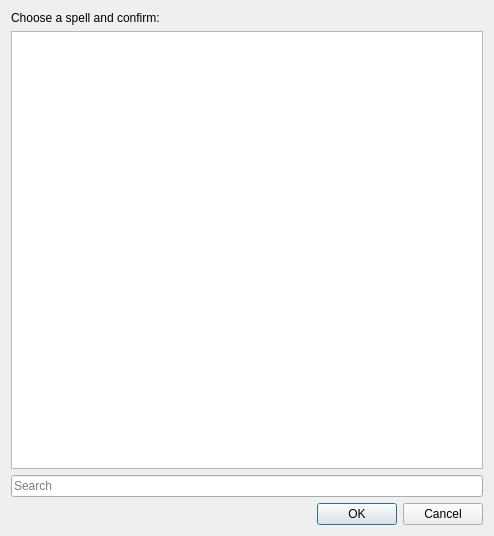
<?xml version="1.0" encoding="UTF-8"?>
<ui version="4.0">
 <class>ChooseSpellDialog</class>
 <widget class="QDialog" name="ChooseSpellDialog">
  <property name="geometry">
   <rect>
    <x>0</x>
    <y>0</y>
    <width>494</width>
    <height>536</height>
   </rect>
  </property>
  <property name="windowTitle">
   <string>Choose Spell</string>
  </property>
  <layout class="QVBoxLayout" name="verticalLayout">
   <item>
    <widget class="QLabel" name="label">
     <property name="text">
      <string>Choose a spell and confirm:</string>
     </property>
    </widget>
   </item>
   <item>
    <widget class="QListView" name="listView"/>
   </item>
   <item>
    <widget class="QLineEdit" name="spellFilter">
     <property name="placeholderText">
      <string>Search</string>
     </property>
     <property name="clearButtonEnabled">
      <bool>true</bool>
     </property>
    </widget>
   </item>
   <item>
    <widget class="QDialogButtonBox" name="buttonBox">
     <property name="orientation">
      <enum>Qt::Horizontal</enum>
     </property>
     <property name="standardButtons">
      <set>QDialogButtonBox::Cancel|QDialogButtonBox::Ok</set>
     </property>
    </widget>
   </item>
  </layout>
 </widget>
 <resources/>
 <connections>
  <connection>
   <sender>buttonBox</sender>
   <signal>accepted()</signal>
   <receiver>ChooseSpellDialog</receiver>
   <slot>accept()</slot>
   <hints>
    <hint type="sourcelabel">
     <x>248</x>
     <y>254</y>
    </hint>
    <hint type="destinationlabel">
     <x>157</x>
     <y>274</y>
    </hint>
   </hints>
  </connection>
  <connection>
   <sender>buttonBox</sender>
   <signal>rejected()</signal>
   <receiver>ChooseSpellDialog</receiver>
   <slot>reject()</slot>
   <hints>
    <hint type="sourcelabel">
     <x>316</x>
     <y>260</y>
    </hint>
    <hint type="destinationlabel">
     <x>286</x>
     <y>274</y>
    </hint>
   </hints>
  </connection>
 </connections>
</ui>
